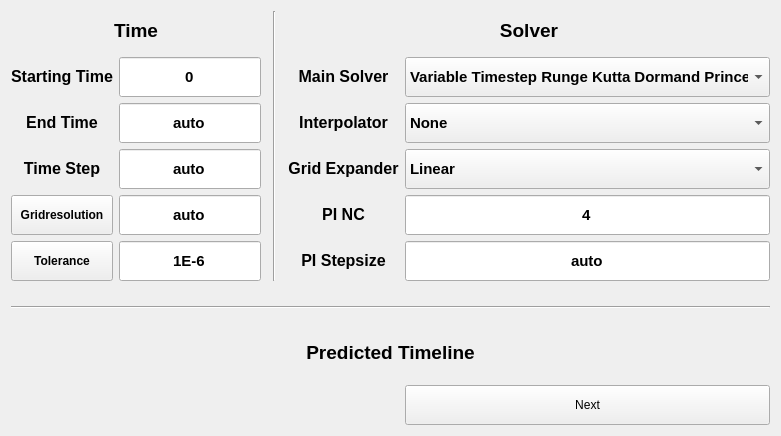
      <widget class="QWidget" name="tab_timeline">
       <attribute name="title">
        <string>Timeline</string>
       </attribute>
       <layout class="QGridLayout" name="gridLayout_4">
        <item row="2" column="6">
         <widget class="QComboBox" name="input_interpolator_t">
          <property name="minimumSize">
           <size>
            <width>0</width>
            <height>40</height>
           </size>
          </property>
          <property name="font">
           <font>
            <pointsize>11</pointsize>
            <bold>true</bold>
           </font>
          </property>
          <property name="focusPolicy">
           <enum>Qt::WheelFocus</enum>
          </property>
          <property name="statusTip">
           <string>Main Direction Interpolator. If None, no interpolation will be used, meaning the main time output has non-equidistant elements</string>
          </property>
          <property name="frame">
           <bool>true</bool>
          </property>
          <item>
           <property name="text">
            <string>None</string>
           </property>
          </item>
          <item>
           <property name="text">
            <string>Linear</string>
           </property>
          </item>
          <item>
           <property name="text">
            <string>Cubic</string>
           </property>
          </item>
          <item>
           <property name="text">
            <string>Monotone</string>
           </property>
          </item>
         </widget>
        </item>
        <item row="5" column="1">
         <widget class="QLineEdit" name="textinput_time_tolerance">
          <property name="minimumSize">
           <size>
            <width>0</width>
            <height>40</height>
           </size>
          </property>
          <property name="font">
           <font>
            <pointsize>11</pointsize>
            <bold>true</bold>
           </font>
          </property>
          <property name="text">
           <string>1E-6</string>
          </property>
          <property name="frame">
           <bool>true</bool>
          </property>
          <property name="alignment">
           <set>Qt::AlignCenter</set>
          </property>
          <property name="placeholderText">
           <string>None</string>
          </property>
         </widget>
        </item>
        <item row="1" column="5">
         <widget class="QLabel" name="label_12">
          <property name="minimumSize">
           <size>
            <width>0</width>
            <height>40</height>
           </size>
          </property>
          <property name="text">
           <string>&lt;html&gt;&lt;head/&gt;&lt;body&gt;&lt;p align=&quot;center&quot;&gt;&lt;span style=&quot; font-size:12pt; font-weight:700;&quot;&gt;Main Solver&lt;/span&gt;&lt;/p&gt;&lt;/body&gt;&lt;/html&gt;</string>
          </property>
         </widget>
        </item>
        <item row="4" column="6">
         <widget class="QLineEdit" name="textinput_phonons_nc">
          <property name="minimumSize">
           <size>
            <width>0</width>
            <height>40</height>
           </size>
          </property>
          <property name="font">
           <font>
            <pointsize>11</pointsize>
            <bold>true</bold>
           </font>
          </property>
          <property name="text">
           <string>4</string>
          </property>
          <property name="frame">
           <bool>true</bool>
          </property>
          <property name="alignment">
           <set>Qt::AlignCenter</set>
          </property>
         </widget>
        </item>
        <item row="4" column="0">
         <widget class="QPushButton" name="button_time_config_grid">
          <property name="minimumSize">
           <size>
            <width>0</width>
            <height>40</height>
           </size>
          </property>
          <property name="font">
           <font>
            <bold>true</bold>
           </font>
          </property>
          <property name="toolTip">
           <string>Configure a grid instead</string>
          </property>
          <property name="statusTip">
           <string>Configure a grid instead</string>
          </property>
          <property name="text">
           <string>Gridresolution</string>
          </property>
         </widget>
        </item>
        <item row="3" column="1">
         <widget class="QLineEdit" name="textinput_time_timestep">
          <property name="minimumSize">
           <size>
            <width>0</width>
            <height>40</height>
           </size>
          </property>
          <property name="font">
           <font>
            <pointsize>11</pointsize>
            <bold>true</bold>
           </font>
          </property>
          <property name="text">
           <string>auto</string>
          </property>
          <property name="frame">
           <bool>true</bool>
          </property>
          <property name="alignment">
           <set>Qt::AlignCenter</set>
          </property>
         </widget>
        </item>
        <item row="5" column="0">
         <widget class="QPushButton" name="button_time_config_tol">
          <property name="minimumSize">
           <size>
            <width>0</width>
            <height>40</height>
           </size>
          </property>
          <property name="font">
           <font>
            <bold>true</bold>
           </font>
          </property>
          <property name="toolTip">
           <string>Configure a grid instead</string>
          </property>
          <property name="statusTip">
           <string>Configure a grid instead</string>
          </property>
          <property name="text">
           <string>Tolerance</string>
          </property>
         </widget>
        </item>
        <item row="14" column="0" colspan="7">
         <widget class="PlotWidget" name="label_plot_time_prediction" native="true"/>
        </item>
        <item row="0" column="0" colspan="2">
         <widget class="QLabel" name="label_title_time">
          <property name="minimumSize">
           <size>
            <width>0</width>
            <height>40</height>
           </size>
          </property>
          <property name="maximumSize">
           <size>
            <width>16777215</width>
            <height>40</height>
           </size>
          </property>
          <property name="frameShape">
           <enum>QFrame::NoFrame</enum>
          </property>
          <property name="frameShadow">
           <enum>QFrame::Plain</enum>
          </property>
          <property name="text">
           <string>&lt;html&gt;&lt;head/&gt;&lt;body&gt;&lt;p align=&quot;center&quot;&gt;&lt;span style=&quot; font-size:14pt; font-weight:700;&quot;&gt;Time&lt;/span&gt;&lt;/p&gt;&lt;/body&gt;&lt;/html&gt;</string>
          </property>
         </widget>
        </item>
        <item row="2" column="1">
         <widget class="QLineEdit" name="textinput_time_endtime">
          <property name="minimumSize">
           <size>
            <width>0</width>
            <height>40</height>
           </size>
          </property>
          <property name="font">
           <font>
            <pointsize>11</pointsize>
            <bold>true</bold>
           </font>
          </property>
          <property name="text">
           <string>auto</string>
          </property>
          <property name="frame">
           <bool>true</bool>
          </property>
          <property name="alignment">
           <set>Qt::AlignCenter</set>
          </property>
         </widget>
        </item>
        <item row="3" column="0">
         <widget class="QLabel" name="label_11">
          <property name="minimumSize">
           <size>
            <width>0</width>
            <height>40</height>
           </size>
          </property>
          <property name="text">
           <string>&lt;html&gt;&lt;head/&gt;&lt;body&gt;&lt;p align=&quot;center&quot;&gt;&lt;span style=&quot; font-size:12pt; font-weight:700;&quot;&gt;Time Step&lt;/span&gt;&lt;/p&gt;&lt;/body&gt;&lt;/html&gt;</string>
          </property>
         </widget>
        </item>
        <item row="3" column="6">
         <widget class="QComboBox" name="input_interpolator_tau">
          <property name="minimumSize">
           <size>
            <width>0</width>
            <height>40</height>
           </size>
          </property>
          <property name="font">
           <font>
            <pointsize>11</pointsize>
            <bold>true</bold>
           </font>
          </property>
          <property name="focusPolicy">
           <enum>Qt::WheelFocus</enum>
          </property>
          <property name="statusTip">
           <string>Tau-Direction Interpolator which expands the time calculations onto an equidistant grid. Usually linear is sufficient.</string>
          </property>
          <property name="frame">
           <bool>true</bool>
          </property>
          <item>
           <property name="text">
            <string>Linear</string>
           </property>
          </item>
          <item>
           <property name="text">
            <string>Monotone</string>
           </property>
          </item>
         </widget>
        </item>
        <item row="16" column="6">
         <widget class="QPushButton" name="button_next_tab_timeline_to_spectrum">
          <property name="minimumSize">
           <size>
            <width>0</width>
            <height>40</height>
           </size>
          </property>
          <property name="text">
           <string>Next</string>
          </property>
         </widget>
        </item>
        <item row="1" column="1">
         <widget class="QLineEdit" name="textinput_time_startingtime">
          <property name="minimumSize">
           <size>
            <width>0</width>
            <height>40</height>
           </size>
          </property>
          <property name="font">
           <font>
            <pointsize>11</pointsize>
            <bold>true</bold>
           </font>
          </property>
          <property name="text">
           <string>0</string>
          </property>
          <property name="frame">
           <bool>true</bool>
          </property>
          <property name="alignment">
           <set>Qt::AlignCenter</set>
          </property>
         </widget>
        </item>
        <item row="0" column="5" colspan="2">
         <widget class="QLabel" name="label_title_solver">
          <property name="minimumSize">
           <size>
            <width>0</width>
            <height>40</height>
           </size>
          </property>
          <property name="maximumSize">
           <size>
            <width>16777215</width>
            <height>40</height>
           </size>
          </property>
          <property name="frameShape">
           <enum>QFrame::NoFrame</enum>
          </property>
          <property name="frameShadow">
           <enum>QFrame::Plain</enum>
          </property>
          <property name="text">
           <string>&lt;html&gt;&lt;head/&gt;&lt;body&gt;&lt;p align=&quot;center&quot;&gt;&lt;span style=&quot; font-size:14pt; font-weight:700;&quot;&gt;Solver&lt;/span&gt;&lt;/p&gt;&lt;/body&gt;&lt;/html&gt;</string>
          </property>
         </widget>
        </item>
        <item row="5" column="6">
         <widget class="QLineEdit" name="textinput_phonons_tsteppath">
          <property name="minimumSize">
           <size>
            <width>0</width>
            <height>40</height>
           </size>
          </property>
          <property name="font">
           <font>
            <pointsize>11</pointsize>
            <bold>true</bold>
           </font>
          </property>
          <property name="text">
           <string>auto</string>
          </property>
          <property name="frame">
           <bool>true</bool>
          </property>
          <property name="alignment">
           <set>Qt::AlignCenter</set>
          </property>
         </widget>
        </item>
        <item row="2" column="0">
         <widget class="QLabel" name="label_10">
          <property name="minimumSize">
           <size>
            <width>0</width>
            <height>40</height>
           </size>
          </property>
          <property name="text">
           <string>&lt;html&gt;&lt;head/&gt;&lt;body&gt;&lt;p align=&quot;center&quot;&gt;&lt;span style=&quot; font-size:12pt; font-weight:700;&quot;&gt;End Time&lt;/span&gt;&lt;/p&gt;&lt;/body&gt;&lt;/html&gt;</string>
          </property>
         </widget>
        </item>
        <item row="4" column="1">
         <widget class="QLineEdit" name="textinput_time_gridresolution">
          <property name="minimumSize">
           <size>
            <width>0</width>
            <height>40</height>
           </size>
          </property>
          <property name="font">
           <font>
            <pointsize>11</pointsize>
            <bold>true</bold>
           </font>
          </property>
          <property name="text">
           <string>auto</string>
          </property>
          <property name="frame">
           <bool>true</bool>
          </property>
          <property name="alignment">
           <set>Qt::AlignCenter</set>
          </property>
          <property name="placeholderText">
           <string>None</string>
          </property>
         </widget>
        </item>
        <item row="1" column="0">
         <widget class="QLabel" name="label_9">
          <property name="minimumSize">
           <size>
            <width>0</width>
            <height>40</height>
           </size>
          </property>
          <property name="text">
           <string>&lt;html&gt;&lt;head/&gt;&lt;body&gt;&lt;p align=&quot;center&quot;&gt;&lt;span style=&quot; font-size:12pt; font-weight:700;&quot;&gt;Starting Time&lt;/span&gt;&lt;/p&gt;&lt;/body&gt;&lt;/html&gt;</string>
          </property>
         </widget>
        </item>
        <item row="13" column="0" colspan="7">
         <widget class="QLabel" name="label_title_predicted_timeline">
          <property name="minimumSize">
           <size>
            <width>0</width>
            <height>40</height>
           </size>
          </property>
          <property name="maximumSize">
           <size>
            <width>16777215</width>
            <height>40</height>
           </size>
          </property>
          <property name="frameShape">
           <enum>QFrame::NoFrame</enum>
          </property>
          <property name="frameShadow">
           <enum>QFrame::Plain</enum>
          </property>
          <property name="text">
           <string>&lt;html&gt;&lt;head/&gt;&lt;body&gt;&lt;p align=&quot;center&quot;&gt;&lt;span style=&quot; font-size:14pt; font-weight:700;&quot;&gt;Predicted Timeline&lt;/span&gt;&lt;/p&gt;&lt;/body&gt;&lt;/html&gt;</string>
          </property>
         </widget>
        </item>
        <item row="1" column="6">
         <widget class="QComboBox" name="input_rungekutta_order">
          <property name="minimumSize">
           <size>
            <width>0</width>
            <height>40</height>
           </size>
          </property>
          <property name="font">
           <font>
            <pointsize>11</pointsize>
            <bold>true</bold>
           </font>
          </property>
          <property name="focusPolicy">
           <enum>Qt::WheelFocus</enum>
          </property>
          <property name="currentIndex">
           <number>0</number>
          </property>
          <item>
           <property name="text">
            <string>Variable Timestep Runge Kutta Dormand Prince</string>
           </property>
          </item>
          <item>
           <property name="text">
            <string>Fixed Timestep Runge-Kutta Order 4</string>
           </property>
          </item>
          <item>
           <property name="text">
            <string>Fixed Timestep Runge-Kutta Order 5</string>
           </property>
          </item>
          <item>
           <property name="text">
            <string>Path Integral (PSADM IQUAPI)</string>
           </property>
          </item>
         </widget>
        </item>
        <item row="3" column="5">
         <widget class="QLabel" name="label_15">
          <property name="minimumSize">
           <size>
            <width>0</width>
            <height>40</height>
           </size>
          </property>
          <property name="text">
           <string>&lt;html&gt;&lt;head/&gt;&lt;body&gt;&lt;p align=&quot;center&quot;&gt;&lt;span style=&quot; font-size:12pt; font-weight:700;&quot;&gt;Grid Expander&lt;/span&gt;&lt;/p&gt;&lt;/body&gt;&lt;/html&gt;</string>
          </property>
         </widget>
        </item>
        <item row="5" column="5">
         <widget class="QLabel" name="label_41">
          <property name="minimumSize">
           <size>
            <width>0</width>
            <height>40</height>
           </size>
          </property>
          <property name="text">
           <string>&lt;html&gt;&lt;head/&gt;&lt;body&gt;&lt;p align=&quot;center&quot;&gt;&lt;span style=&quot; font-size:12pt; font-weight:700;&quot;&gt;PI Stepsize&lt;/span&gt;&lt;/p&gt;&lt;/body&gt;&lt;/html&gt;</string>
          </property>
         </widget>
        </item>
        <item row="4" column="5">
         <widget class="QLabel" name="label_38">
          <property name="minimumSize">
           <size>
            <width>0</width>
            <height>40</height>
           </size>
          </property>
          <property name="text">
           <string>&lt;html&gt;&lt;head/&gt;&lt;body&gt;&lt;p align=&quot;center&quot;&gt;&lt;span style=&quot; font-size:12pt; font-weight:700;&quot;&gt;PI NC&lt;/span&gt;&lt;/p&gt;&lt;/body&gt;&lt;/html&gt;</string>
          </property>
         </widget>
        </item>
        <item row="2" column="5">
         <widget class="QLabel" name="label_14">
          <property name="minimumSize">
           <size>
            <width>0</width>
            <height>40</height>
           </size>
          </property>
          <property name="text">
           <string>&lt;html&gt;&lt;head/&gt;&lt;body&gt;&lt;p align=&quot;center&quot;&gt;&lt;span style=&quot; font-size:12pt; font-weight:700;&quot;&gt;Interpolator&lt;/span&gt;&lt;/p&gt;&lt;/body&gt;&lt;/html&gt;</string>
          </property>
         </widget>
        </item>
        <item row="7" column="0" colspan="7">
         <widget class="Line" name="line_14">
          <property name="minimumSize">
           <size>
            <width>0</width>
            <height>40</height>
           </size>
          </property>
          <property name="orientation">
           <enum>Qt::Horizontal</enum>
          </property>
         </widget>
        </item>
        <item row="0" column="3" rowspan="6">
         <widget class="Line" name="line_15">
          <property name="minimumSize">
           <size>
            <width>0</width>
            <height>40</height>
           </size>
          </property>
          <property name="orientation">
           <enum>Qt::Vertical</enum>
          </property>
         </widget>
        </item>
       </layout>
      </widget>
